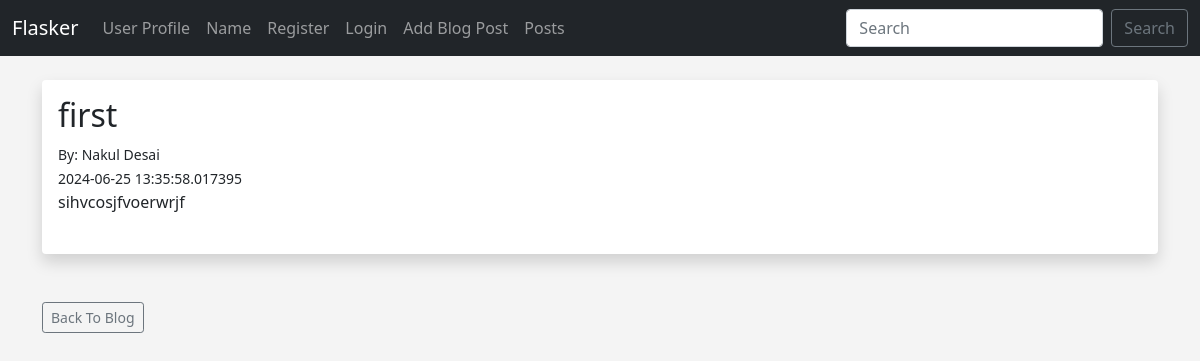
/posts/1, run on the app's committed database.
### app.py (models this page shows, shortened)
class Posts(db.Model):
	id = db.Column(db.Integer, primary_key=True)
	title = db.Column(db.String(255), nullable=False)
	content = db.Column(db.Text, nullable=False)
	date_posted = db.Column(db.DateTime, default=datetime.now())
	slug = db.Column(db.String(255), nullable=False)
	poster_id = db.Column(db.Integer, db.ForeignKey('users.id'))

class Users(db.Model,UserMixin):
	id = db.Column(db.Integer, primary_key=True)
	username = db.Column(db.String(20), nullable=False, unique=True)
	name = db.Column(db.String(200), nullable=False)
	email = db.Column(db.String(120), nullable=False, unique=True)
	field = db.Column(db.String(120))
	date_added = db.Column(db.DateTime, default=datetime.now)
	password_hash = db.Column(db.String(200))
	posts = db.relationship('Posts', backref='poster')
	@property
	def password(self):
		raise AttributeError('password is not a readable attribute!')

### app.py (the view)
@app.route('/posts/<int:id>')
def post(id):
	post = Posts.query.get_or_404(id)
	return render_template('post.html', post=post)

### webforms.py
class SearchForm(FlaskForm):
	searched = StringField('Searched', validators=[DataRequired()])
	submit = SubmitField('Search')

### app.py (called while the page is built)
@app.context_processor
def base():
	form = SearchForm()
	return dict(form=form)

### templates/post.html (shortened to what this page needs)
{% extends 'base.html' %}
{% block content %}
    <div class="shadow p-3 mb-5 bg-body rounded">
        <h2>{{ post.title }}</h2>
        <small>By: {{ post.poster.name }} <br>
        {{ post.date_posted }}</small> <br>
        {{ post.content }} <br><br>
    </div>
    <a href="{{ url_for('posts') }}" type="button" class="btn btn-outline-secondary btn-sm">Back To Blog</a>
{% endblock content %}

### static/css/style.css (style rules this page uses)
body { background: #f4f4f4; }

### data on the page
Posts: title "first", date_posted "2024-06-25 13:35:58.017395", content "sihvcosjfvoerwrjf"
Users: poster.name "Nakul Desai"
